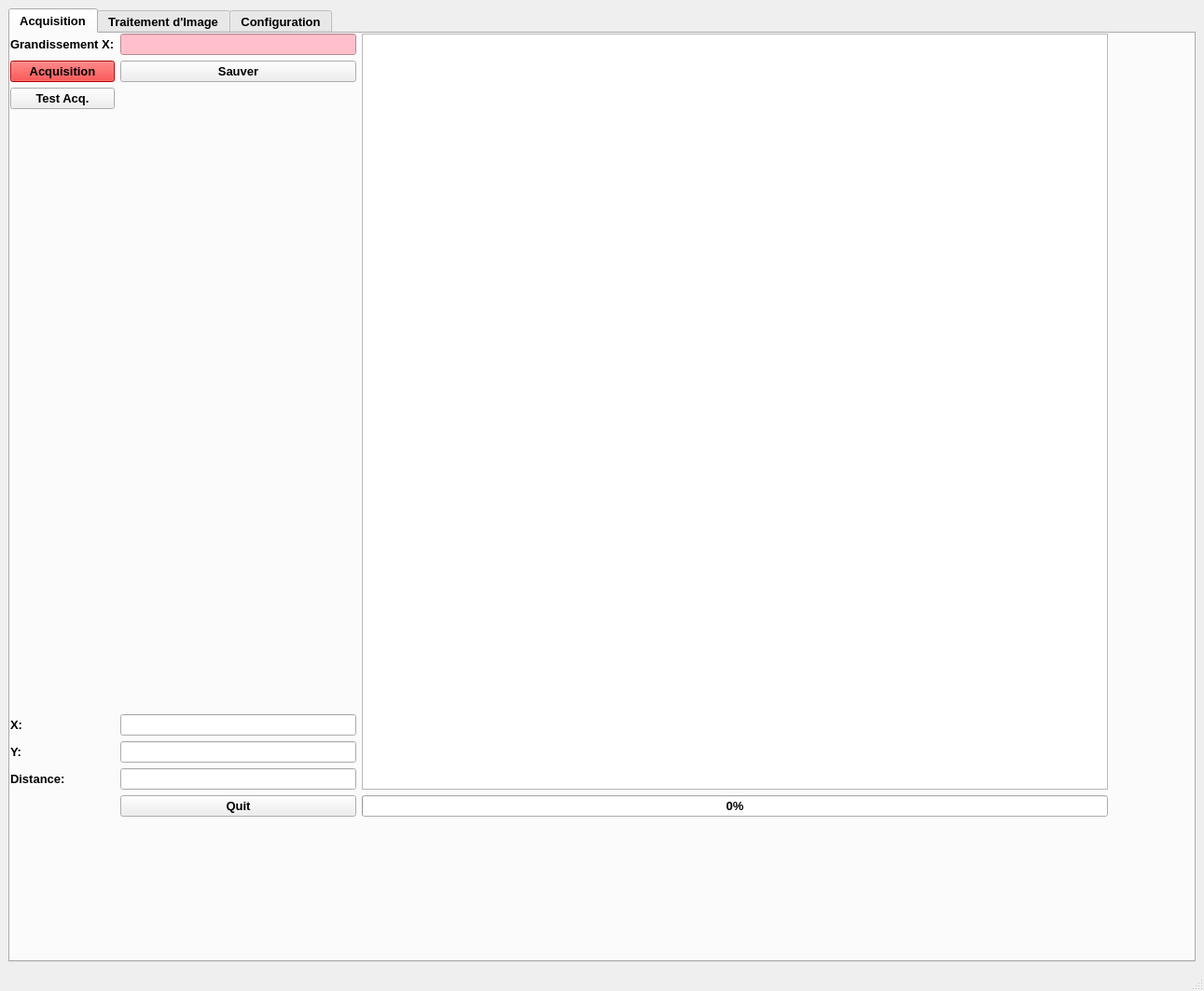
<?xml version="1.0" encoding="UTF-8"?>
<ui version="4.0">
 <class>MainWindow</class>
 <widget class="QMainWindow" name="MainWindow">
  <property name="geometry">
   <rect>
    <x>0</x>
    <y>0</y>
    <width>1291</width>
    <height>1063</height>
   </rect>
  </property>
  <property name="font">
   <font>
    <pointsize>10</pointsize>
    <kerning>true</kerning>
   </font>
  </property>
  <property name="windowTitle">
   <string>MebAcq 2022</string>
  </property>
  <widget class="QWidget" name="centralwidget">
   <layout class="QGridLayout" name="gridLayout">
    <item row="1" column="0">
     <widget class="QTabWidget" name="tabWidget">
      <property name="font">
       <font>
        <weight>75</weight>
        <bold>true</bold>
       </font>
      </property>
      <property name="currentIndex">
       <number>0</number>
      </property>
      <widget class="QWidget" name="tab">
       <attribute name="title">
        <string>Acquisition</string>
       </attribute>
       <widget class="QWidget" name="layoutWidget">
        <property name="geometry">
         <rect>
          <x>0</x>
          <y>0</y>
          <width>1177</width>
          <height>840</height>
         </rect>
        </property>
        <layout class="QHBoxLayout" name="horizontalLayout">
         <item>
          <layout class="QGridLayout" name="gridLayout_2">
           <item row="7" column="1">
            <widget class="QLineEdit" name="pos_y"/>
           </item>
           <item row="7" column="0">
            <widget class="QLabel" name="label_9">
             <property name="text">
              <string>Y:</string>
             </property>
            </widget>
           </item>
           <item row="5" column="1">
            <spacer name="verticalSpacer_3">
             <property name="orientation">
              <enum>Qt::Vertical</enum>
             </property>
             <property name="sizeHint" stdset="0">
              <size>
               <width>20</width>
               <height>40</height>
              </size>
             </property>
            </spacer>
           </item>
           <item row="6" column="0">
            <widget class="QLabel" name="label_8">
             <property name="text">
              <string>X:</string>
             </property>
            </widget>
           </item>
           <item row="3" column="0">
            <widget class="QPushButton" name="Acquerir">
             <property name="font">
              <font>
               <pointsize>10</pointsize>
               <weight>75</weight>
               <bold>true</bold>
              </font>
             </property>
             <property name="styleSheet">
              <string notr="true">background-color : Red</string>
             </property>
             <property name="text">
              <string>Acquisition</string>
             </property>
            </widget>
           </item>
           <item row="0" column="0">
            <widget class="QLabel" name="label">
             <property name="text">
              <string>Grandissement X:</string>
             </property>
            </widget>
           </item>
           <item row="0" column="1">
            <widget class="QLineEdit" name="Grandissement">
             <property name="font">
              <font>
               <pointsize>10</pointsize>
               <weight>75</weight>
               <bold>true</bold>
              </font>
             </property>
             <property name="styleSheet">
              <string notr="true">background-color : Pink</string>
             </property>
            </widget>
           </item>
           <item row="9" column="1">
            <widget class="QPushButton" name="pushButton_Quit">
             <property name="text">
              <string>Quit</string>
             </property>
            </widget>
           </item>
           <item row="3" column="1">
            <widget class="QPushButton" name="Sauver">
             <property name="text">
              <string>Sauver</string>
             </property>
            </widget>
           </item>
           <item row="6" column="1">
            <widget class="QLineEdit" name="pos_x"/>
           </item>
           <item row="8" column="0">
            <widget class="QLabel" name="label_10">
             <property name="text">
              <string>Distance: </string>
             </property>
            </widget>
           </item>
           <item row="8" column="1">
            <widget class="QLineEdit" name="Distance"/>
           </item>
           <item row="4" column="0">
            <widget class="QPushButton" name="pushButton_test">
             <property name="text">
              <string>Test Acq.</string>
             </property>
            </widget>
           </item>
          </layout>
         </item>
         <item>
          <layout class="QVBoxLayout" name="verticalLayout">
           <item>
            <widget class="QGraphicsView" name="graphicsView">
             <property name="minimumSize">
              <size>
               <width>800</width>
               <height>800</height>
              </size>
             </property>
             <property name="maximumSize">
              <size>
               <width>16777215</width>
               <height>16777215</height>
              </size>
             </property>
            </widget>
           </item>
           <item>
            <widget class="QProgressBar" name="progressBar">
             <property name="layoutDirection">
              <enum>Qt::LeftToRight</enum>
             </property>
             <property name="value">
              <number>0</number>
             </property>
             <property name="orientation">
              <enum>Qt::Horizontal</enum>
             </property>
            </widget>
           </item>
          </layout>
         </item>
        </layout>
       </widget>
      </widget>
      <widget class="QWidget" name="tab_3">
       <attribute name="title">
        <string>Traitement d'Image</string>
       </attribute>
       <layout class="QGridLayout" name="gridLayout_5">
        <item row="0" column="0">
         <layout class="QVBoxLayout" name="verticalLayout_2">
          <item>
           <layout class="QGridLayout" name="gridLayout_4">
            <item row="0" column="0">
             <widget class="QPushButton" name="Ouvrir">
              <property name="text">
               <string>Ouvrir</string>
              </property>
             </widget>
            </item>
            <item row="0" column="1">
             <widget class="QPushButton" name="Luminosite">
              <property name="text">
               <string>Luminosité / Contraste</string>
              </property>
             </widget>
            </item>
           </layout>
          </item>
          <item>
           <widget class="QGraphicsView" name="graphicsView_2"/>
          </item>
         </layout>
        </item>
       </layout>
      </widget>
      <widget class="QWidget" name="tab_2">
       <attribute name="title">
        <string>Configuration</string>
       </attribute>
       <layout class="QGridLayout" name="gridLayout_7">
        <item row="0" column="0">
         <layout class="QGridLayout" name="gridLayout_6">
          <item row="2" column="0">
           <widget class="QLabel" name="label_6">
            <property name="text">
             <string>Entrée Analogique</string>
            </property>
           </widget>
          </item>
          <item row="3" column="1">
           <widget class="QComboBox" name="Nuance">
            <item>
             <property name="text">
              <string>512</string>
             </property>
            </item>
            <item>
             <property name="text">
              <string>1024</string>
             </property>
            </item>
           </widget>
          </item>
          <item row="1" column="1">
           <widget class="QComboBox" name="AOchanV">
            <item>
             <property name="text">
              <string>Dev1/ao1</string>
             </property>
            </item>
            <item>
             <property name="text">
              <string>Dev1/ao0</string>
             </property>
            </item>
           </widget>
          </item>
          <item row="6" column="1">
           <spacer name="verticalSpacer">
            <property name="orientation">
             <enum>Qt::Vertical</enum>
            </property>
            <property name="sizeHint" stdset="0">
             <size>
              <width>20</width>
              <height>40</height>
             </size>
            </property>
           </spacer>
          </item>
          <item row="3" column="0">
           <widget class="QLabel" name="label_7">
            <property name="text">
             <string>Resolution</string>
            </property>
           </widget>
          </item>
          <item row="1" column="0">
           <widget class="QLabel" name="label_5">
            <property name="text">
             <string>Sortie Analogique (Balayage Vertical)</string>
            </property>
           </widget>
          </item>
          <item row="0" column="0">
           <widget class="QLabel" name="label_4">
            <property name="text">
             <string>Sortie Analogique (Balayage Horizontal)</string>
            </property>
           </widget>
          </item>
          <item row="2" column="1">
           <widget class="QComboBox" name="AIchan">
            <item>
             <property name="text">
              <string>Dev1/ai0</string>
             </property>
            </item>
            <item>
             <property name="text">
              <string>Dev1/ai1</string>
             </property>
            </item>
            <item>
             <property name="text">
              <string>Dev1/ai2</string>
             </property>
            </item>
            <item>
             <property name="text">
              <string>Dev1/ai3</string>
             </property>
            </item>
            <item>
             <property name="text">
              <string>Dev1/ai4</string>
             </property>
            </item>
            <item>
             <property name="text">
              <string>Dev1/ai5</string>
             </property>
            </item>
            <item>
             <property name="text">
              <string>Dev1/ai6</string>
             </property>
            </item>
            <item>
             <property name="text">
              <string>Dev1/ai7</string>
             </property>
            </item>
           </widget>
          </item>
          <item row="0" column="1">
           <widget class="QComboBox" name="AOchanH">
            <property name="currentText">
             <string>Dev1/ao0</string>
            </property>
            <item>
             <property name="text">
              <string>Dev1/ao0</string>
             </property>
            </item>
            <item>
             <property name="text">
              <string>Dev1/ao1</string>
             </property>
            </item>
           </widget>
          </item>
          <item row="4" column="0">
           <widget class="QLabel" name="label_2">
            <property name="text">
             <string>Temps d' Acquisition(s):</string>
            </property>
           </widget>
          </item>
          <item row="4" column="1">
           <widget class="QComboBox" name="Temps">
            <item>
             <property name="text">
              <string>5</string>
             </property>
            </item>
            <item>
             <property name="text">
              <string>10</string>
             </property>
            </item>
           </widget>
          </item>
          <item row="5" column="0">
           <widget class="QLabel" name="label_3">
            <property name="text">
             <string>Taille Image(pix.):</string>
            </property>
           </widget>
          </item>
          <item row="5" column="1">
           <widget class="QComboBox" name="Resolution">
            <item>
             <property name="text">
              <string>800</string>
             </property>
            </item>
            <item>
             <property name="text">
              <string>512</string>
             </property>
            </item>
            <item>
             <property name="text">
              <string>1024</string>
             </property>
            </item>
           </widget>
          </item>
         </layout>
        </item>
       </layout>
      </widget>
     </widget>
    </item>
   </layout>
  </widget>
  <widget class="QMenuBar" name="menubar">
   <property name="geometry">
    <rect>
     <x>0</x>
     <y>0</y>
     <width>1291</width>
     <height>26</height>
    </rect>
   </property>
  </widget>
  <widget class="QStatusBar" name="statusbar"/>
 </widget>
 <resources/>
 <connections/>
</ui>
